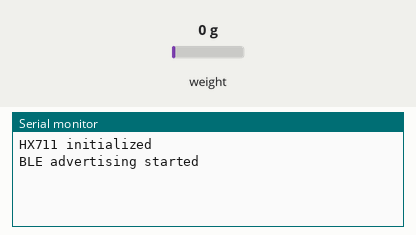
This sketch was run on a simulated ESP32. On the bench: the last lines printed to the serial monitor. The test bench sets the inputs (shaded band); at power-on: weight on the scale 0 g. Nothing arrives over Bluetooth unless stated; a phone connects over Bluetooth LE 3 s after start.

Above: at 2.2 s.
2.3 s: weight on the scale set to 100 g
At 4.21 s:
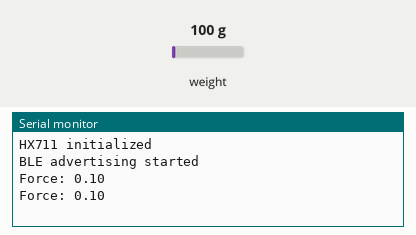
5.3 s: weight on the scale set to 1250 g
At 5.31 s:
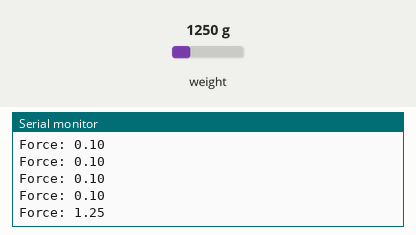

Measured:
- after the input at 2.3 s, the serial monitor: prints a new line after 1.8 s (image 1)
- after the input at 5.3 s, the serial monitor: prints a new line at once (image 2)

The sketch:

forceGauge_v1.ino
```cpp
#include <BLEDevice.h>
#include <BLEServer.h>
#include <BLEUtils.h>
#include <BLE2902.h>
#include "HX711.h"

/* ---------------- HX711 ---------------- */
#define HX711_DOUT 33
#define HX711_SCK  32

HX711 scale;

// Update after calibration
float calibration_factor = 6555;   // positive for tension
float forceOffset = 0.0;

/* ---------------- BLE UUIDs ---------------- */
#define SERVICE_UUID        "38e5fea4-d56b-4178-9a80-015dc896a0d1" // This needs to match the iOS app
#define FORCE_CHAR_UUID     "55d0591b-4bdd-4207-81f4-d7d1753de97f" // This needs to match the iOS app

BLECharacteristic *forceCharacteristic;
bool deviceConnected = false;

/* ---------------- BLE Callbacks ---------------- */
class MyServerCallbacks : public BLEServerCallbacks {
  void onConnect(BLEServer* pServer) {
    deviceConnected = true;
  }

  void onDisconnect(BLEServer* pServer) {
    deviceConnected = false;
    BLEDevice::startAdvertising();
  }
};

void setup() {
  Serial.begin(115200);

  /* ---------- HX711 Setup ---------- */
  scale.begin(HX711_DOUT, HX711_SCK);
  scale.set_scale(calibration_factor);
  scale.tare();   // zero at startup

  Serial.println("HX711 initialized");

  /* ---------- BLE Setup ---------- */
  BLEDevice::init("ESP32 Force Gauge");

  BLEServer *pServer = BLEDevice::createServer();
  pServer->setCallbacks(new MyServerCallbacks());

  BLEService *pService = pServer->createService(SERVICE_UUID);

  forceCharacteristic = pService->createCharacteristic(
    FORCE_CHAR_UUID,
    BLECharacteristic::PROPERTY_NOTIFY
  );

  forceCharacteristic->addDescriptor(new BLE2902());
  pService->start();

  BLEAdvertising *pAdvertising = BLEDevice::getAdvertising();
  pAdvertising->addServiceUUID(SERVICE_UUID);
  pAdvertising->setScanResponse(false);
  pAdvertising->setMinPreferred(0x06);
  pAdvertising->setMinPreferred(0x12);

  BLEDevice::startAdvertising();
  Serial.println("BLE advertising started");
}

void loop() {
  if (deviceConnected) {
    // Average 5 samples for noise reduction
    float force = scale.get_units(1) - forceOffset;

    // Send binary float (4 bytes)
    forceCharacteristic->setValue((uint8_t*)&force, sizeof(float));
    forceCharacteristic->notify();

    Serial.print("Force: ");
    Serial.println(force);
  }
}
```
